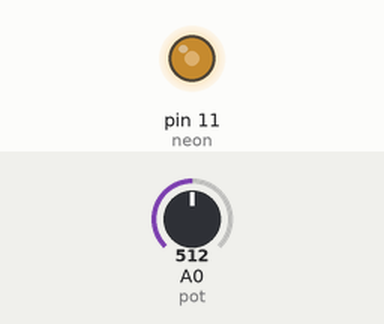
Simulated run of this sketch. Board: Arduino Uno, built with avr-gcc and run on an emulated ATmega328P. Parts: output pins drawn as LEDs (lit = HIGH). The inputs (shaded band) are chosen by the test bench; at power-on: A0 (pot) = 512.

Above: at 1.2 s.
1.3 s: A0 (pot) set to 716
At 2.3 s:
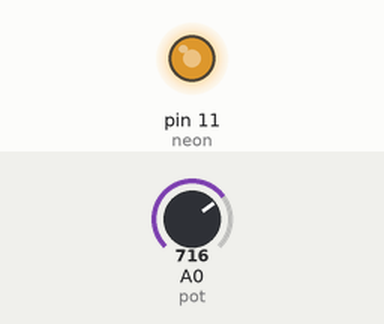
2.8 s: A0 (pot) set to 900
At 3.4 s:
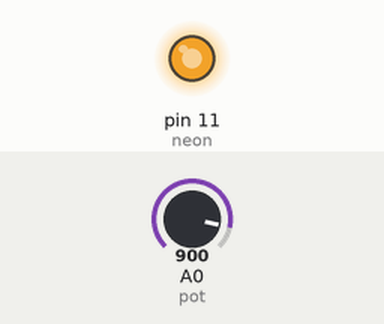
4.3 s: A0 (pot) set to 122
At 4.6 s:
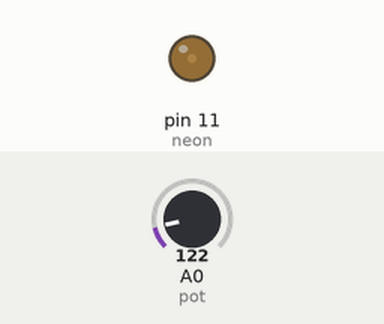
5.8 s: A0 (pot) set to 0
At 6.9 s:
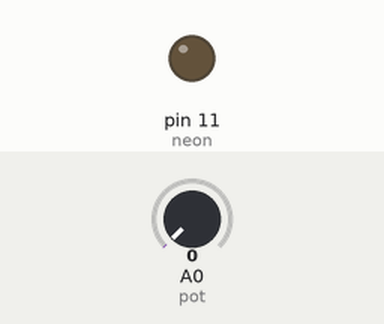
Timing chart, 0 to 8.3 s (numbered marks = the images above; inputs shaded):
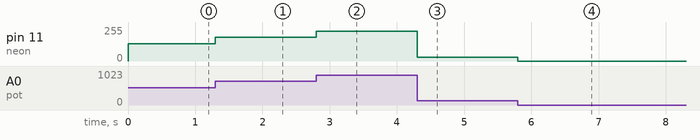

The sketch:

neon-pot-brightness.ino
```cpp
/*
NEON BRIGHTNESS CONTROLLED BY POTENTIOMETER

 neon transformer on digital 11~

 potentiometer (variable resistor) connected to analog 0
 ...or any other analog signal on analog 0. For example:
  distance sensor https://www.adafruit.com/products/1031
  photosensor (brightness) https://www.adafruit.com/products/161


 Based on Fade example from Arduino IDE.

 */

int pot = 0; // potentiometer on analog 0

int neon = 11;           // the pin that the neon transformer is attached to
int brightness = 0;    // how bright the neon should be

// the setup routine runs once when you press reset:
void setup() {
  // declare pin 9 to be an output:
  pinMode(neon, OUTPUT);
}

// the loop routine runs over and over again forever:
void loop() {
  // set the brightness of pin 9:
  brightness = analogRead(pot) / 4;
  analogWrite(neon, brightness);

}
```

Measured:
- after the input at 1.3 s, pin 11 (neon): 128/255 → 179/255 at once
- after the input at 2.8 s, pin 11 (neon): 179/255 → 225/255 at once
- after the input at 4.3 s, pin 11 (neon): 225/255 → 30/255 at once
- after the input at 5.8 s, pin 11 (neon): 30/255 → 0/255 at once
